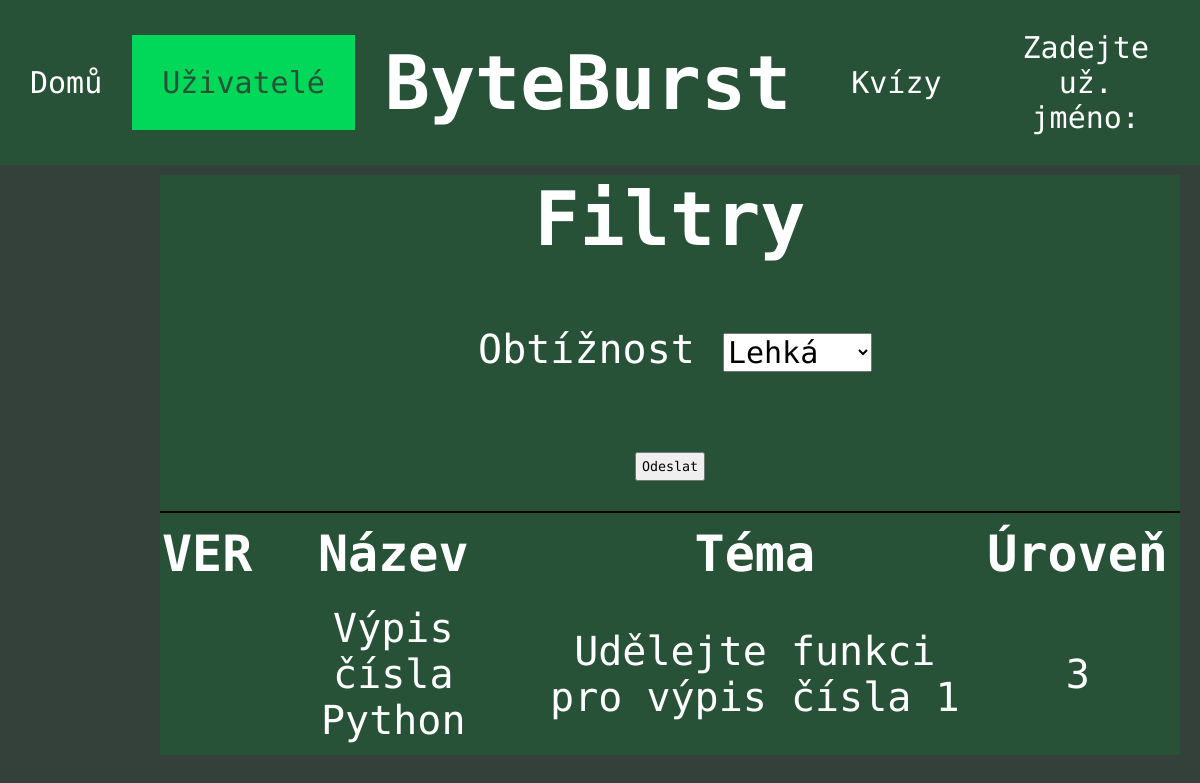
/ulohy/ (signed in), run on the app's committed database.
### tables this page shows
CREATE TABLE "task" (
	"id"	INTEGER,
	"title"	TEXT,
	"description"	TEXT,
	"output"	TEXT,
	"category_id"	INTEGER,
	"difficulty_id"	INTEGER,
	FOREIGN KEY("category_id") REFERENCES "category"("id"),
	PRIMARY KEY("id" AUTOINCREMENT)
);

### app.py (the view)
@app.route("/ulohy/", defaults={'categories':None}, methods=["POST", "GET"]) #pokud se do routování nezadá žádná kategorie, předají se všechny kategorie
@app.route("/ulohy/<categories>", methods=["POST", "GET"]) #do routování se zadá jazyk - např. sql a  to se ptoom předá jako vstupní parametr funkce, která z databáze získá všechny instance, kde jazyk je sql a zobrazí je
def tasks(categories):
    session["categories"]=categories
    con = sqlite3.connect("database.db")
    cur = con.cursor()
    if request.method=="POST":
        difficulty=request.form.get("difficulty")
        print(f"{difficulty} tohle je obtížnost")
        if session["categories"] is None: #pokud categories je none, tedy uživatel nic nezadal, pak se vezmou všechny úlohy
            if difficulty:
                cur.execute("SELECT * FROM task WHERE difficulty_id=?", (difficulty, ))
            else:
                cur.execute("SELECT * FROM task")
        else: #pokud bylo cateogories zadáno, tak se z databáze vezmou jen ty záznamy, kde je category_id rovno zadané hodnotě
            if difficulty:
                cur.execute("SELECT * FROM task WHERE difficulty_id=? AND category_id=?", (difficulty, session["categories"],))
            else:
                cur.execute("SELECT * FROM task WHERE category_id=?", (session["categories"], ))
        tasks=cur.fetchall() #spojení výsledků dotazu do proměnné tasks
        return render_template("pages/ulohy.html", active=2, tasks=tasks)
    else:
        if session["categories"] is None: #pokud categories je none, tedy uživatel nic nezadal, pak se vezmou všechny úlohy
            cur.execute("SELECT * FROM task")
        else: #pokud bylo cateogories zadáno, tak se z databáze vezmou jen ty záznamy, kde je category_id rovno zadané hodnotě
            cur.execute("SELECT * FROM task WHERE category_id=?",(session["categories"],))
        tasks=cur.fetchall() #spojení výsledků dotazu do proměnné tasks
        return render_template("pages/ulohy.html", active=2, tasks=tasks)

### templates/pages/ulohy.html (shortened to what this page needs)
{% extends "layout/header.html" %}
{% block content %}
<div style="top: 10px; position: relative;">
<div class="task-menu">
    <div class="filters">
        <h1>Filtry</h1>
        <form action="{{ url_for('tasks')}}" class="filters-form" method="post">
            <p>Obtížnost</p>
            <select id="difficulty" name="difficulty">
                <option value="3">Lehká</option>
            </select>
            <br>
            <input type="submit" value="Odeslat" style="color: black;">
        </form>
    </div>
    <table class="task-table">
        <tr>
            <th style="text-align: center; padding: 0;">VER</th>
            <th>Název</th>
            <th>Téma</th>
            <th>Úroveň</th>
        </tr>
        {% for element in tasks %}
        <tr>
            <td style="text-align: center;"><img src="static\images\shield_15627713.png" alt=""></td>
            <td><a href="{{ url_for('task', task_id=element[0]) }}" style="text-decoration: none;">{{ element[1] }}</a></td>
            <td>{{ element[2] }}</td>
            <td>{{ element[5] }}</td>
        </tr>
        {% endfor %}
    </table>
</div>
</div>
{% endblock %}

### static/css/style.css (style rules this page uses)
* { font-family: "Ubuntu Mono", monospace; color: white; }
:root { --background-green:#285238; --hover-green:#007C41; --active-green:#01D758; --page-background: #34403A; }
body { margin: 0; padding: 0; background-color: #34403A; }
h1 { font-size: 75px; display: inline-block; text-align: center; margin: auto; position: relative; }
.quiz-choice input, select, label, option { margin-top: 60px; margin-bottom: 60px; font-size: 30px; color: black; }
.quiz-content-form label,input { color: white; margin: 20px; padding: 5px; }
.profile-links tr, td { text-align: center; padding: 10px; }
.task-menu { width: 85%; float: right; right: 20px; position: relative; background-color: var(--background-green); }
.task-table { width: 100%; border-top: solid black 2px; }
.task-table th { font-size: 50px; padding: 10px; text-align: center; }
.task-table td { font-size: 40px; }
.filters { font-size: 30px; width: 100%; background-color: var(--background-green); border-collapse: collapse; text-align: center; }
.filters p { padding: 10px; border-left: solid var(--hover-green); display: inline-block; font-size: 40px; }
.filters p:first-child { border-left: none; }
.filters-form { padding: 10px; color: white; font-size: 30px; }

### data on the page
task: title "Výpis čísla Python", description "Udělejte funkci pro výpis čísla 1", difficulty "3"

### other printed values
{{ session["username"] }} "Zadejte už. jméno:"
